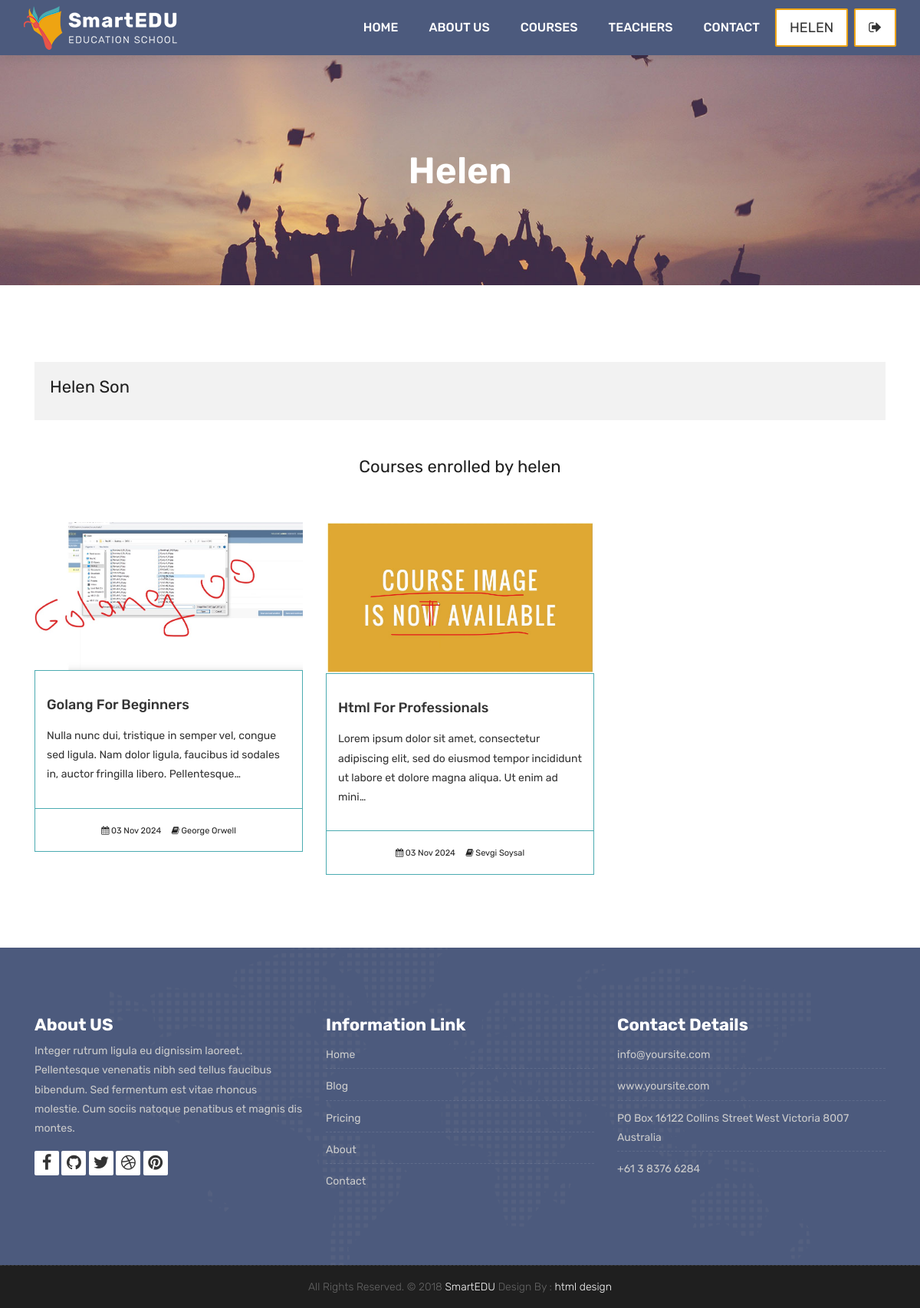
The app's page /accounts/dashboard/ (signed in) with its own data.
### courses/models.py (models this page shows, shortened)
class Course(models.Model):
    teacher = models.ForeignKey(Teacher, null=True, on_delete=models.CASCADE)
    name = models.CharField(max_length=200, unique=True)
    category = models.ForeignKey(Category, null= True, on_delete=models.DO_NOTHING)
    tags = models.ManyToManyField(Tag, blank=True, null=True)
    students = models.ManyToManyField(User, blank=True, related_name='courses_joined')
    description = models.TextField(blank=True, null=True)
    image = models.ImageField(upload_to="courses/%Y/%m/%d/", default="courses/default_course_image.jpg")
    date = models.DateTimeField(auto_now=True)
    available = models.BooleanField(default=True)

### teachers/models.py (models this page shows)
class Teacher(models.Model):
    name = models.CharField(max_length=50)
    title = models.CharField(max_length=50)
    description = models.TextField(blank=True)
    image = models.ImageField(upload_to="courses/%Y/%m/%d")
    facebook = models.URLField(max_length=100, blank=True)
    twitter = models.URLField(max_length=100, blank=True)
    linkedin = models.URLField(max_length=100, blank=True)
    youtube = models.URLField(max_length=100, blank=True)
    def __str__(self):
        return self.name

### accounts/views.py (the view)
# urls.py: path('dashboard/', views.user_dashboard, name="dashboard"),
@login_required(login_url='login')
def user_dashboard(request):
    current_user = request.user
    courses = current_user.courses_joined.all()
    context = {
        'courses': courses
    }
    return render(request, 'dashboard.html', context)

### templates/dashboard.html
{% extends 'partials/_base.html' %}
{% load static %}
{% block content %}
	<div class="all-title-box">
		<div class="container text-center">
			<h1>{{ user.username }}</span></h1>
		</div>
	</div>
    <div id="overviews" class="section wb">
        <div class="container">
            <div class="row">
                <div class="col-lg-12 blog-post-single">
					<div class="blog-author">
						<div class="author-bio">
							<h2 class="author_name">{{ user.first_name }} {{ user.last_name }} </a></h2>
						</div>
					</div>
                </div>
            </div>
            <div class="row">
                <div class="col-lg-12">
                    <h2 class="text-center my-5">Courses enrolled by {{user.username}}</h2>
                </div>
                {% for course in courses %}
                <div class="col-lg-4 col-md-6 col-12">
                    <div class="course-item">
						<div class="image-blog">
							<img src="{{course.image.url}}" alt="" class="img-fluid">
						</div>
						<div class="course-br">
							<div class="course-title">
								<h2><a href="{% url 'course_detail' course.category.slug course.id %}" title="">{{course.name}}</a></h2>
							</div>
							<div class="course-desc">
								<p>{{course.description | truncatechars:140}} </p>
							</div>
						</div>
						<div class="course-meta-bot">
							<ul>
								<li><i class="fa fa-calendar" aria-hidden="true"></i> {{course.date|date:"d M Y"}}</li>
								<li><i class="fa fa-book" aria-hidden="true"></i> {{course.teacher}}</li>
							</ul>
						</div>
					</div>
                    <br>
                </div>
                {% endfor %}
            </div>
        </div>
    </div>
{% endblock %}

### templates/partials/_navbar.html (shortened to what this page needs)
{% load static %}
<header class="top-navbar">
    <nav class="navbar navbar-expand-lg navbar-light bg-light">
        <div class="container-fluid">
            <a class="navbar-brand" href="{% url 'index' %}">
                <img src="{% static 'images/logo.png' %}" alt="" />
            </a>
            <div class="collapse navbar-collapse" id="navbars-host">
                <ul class="navbar-nav ml-auto">
                    <li class="nav-item {% if '/' == request.path %} activate {% endif %}"><a class="nav-link" href="{% url 'index' %}">Home</a></li>
                    <li class="nav-item {% if 'about' in request.path %} activate {% endif %}"><a class="nav-link" href="{% url 'about' %}">About Us</a></li>
                    <li class="nav-item {% if 'courses' in request.path %} activate {% endif %}"><a class="nav-link" href="{% url 'courses' %}">Courses</a></li>
                    <li class="nav-item {% if 'teachers' in request.path %} activate {% endif %}"><a class="nav-link" href="{% url 'teachers' %}">Teachers</a></li>
                    <li class="nav-item {% if 'contact' in request.path %} activate {% endif %}"><a class="nav-link" href="{% url 'contact' %}">Contact</a></li>
                </ul>
                <ul class="nav navbar-nav navbar-right">
                    {% if user.is_authenticated %}
                    <li><a class="hover-btn-new log orange mr-2" href="{% url 'dashboard' %}"><span>{{user.username}}</i></span></a></li>
                    <li><a class="hover-btn-new log orange" href="javascript:{document.getElementById('logout').submit()}"><span><i class="fa fa-sign-out"></i></span></a></li>
                    {% else %}
                    <li><a class="hover-btn-new log orange mr-2" href="{% url 'login' %}"><span><i class="fa fa-sign-in"></i></span></a></li>
                    <li><a class="hover-btn-new log orange" href="{% url 'register' %}"><span><i class="fa fa-user-plus"></i></span></a></li>
                    {% endif %}
                </ul>
            </div>
        </div>
    </nav>
</header>

### records on screen
Course: image (picture), name "Golang For Beginners", description "Nulla nunc dui, tristique in semper vel, congue sed ligula. Nam dolor ligula, faucibus id sodales in, auctor fringilla libero. Pellentesque…", date "03 Nov 2024", teacher "George Orwell"
Course: image (placeholder picture), name "Html For Professionals", description "Lorem ipsum dolor sit amet, consectetur adipiscing elit, sed do eiusmod tempor incididunt ut labore et dolore magna aliqua. Ut enim ad mini…", date "03 Nov 2024", teacher "Sevgi Soysal"

### other values on screen
{{ user.username }} "HELEN"
{{ user.username }} "Helen"
{{ user.first_name }} "Helen"
{{ user.last_name }} "Son"
{{ user.username }} "helen"
